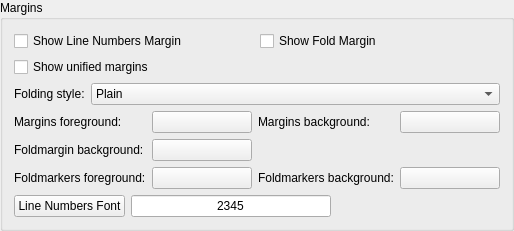
    <widget class="QGroupBox" name="groupBox">
     <property name="title">
      <string>Margins</string>
     </property>
     <layout class="QVBoxLayout" name="verticalLayout">
      <item>
       <layout class="QGridLayout" name="gridLayout_2">
        <item row="0" column="0">
         <widget class="QCheckBox" name="linenoCheckBox">
          <property name="toolTip">
           <string>Select whether line numbers margin should be shown.</string>
          </property>
          <property name="text">
           <string>Show Line Numbers Margin</string>
          </property>
         </widget>
        </item>
        <item row="0" column="1">
         <widget class="QCheckBox" name="foldingCheckBox">
          <property name="toolTip">
           <string>Select whether the fold margin should be shown.</string>
          </property>
          <property name="text">
           <string>Show Fold Margin</string>
          </property>
         </widget>
        </item>
        <item row="1" column="0">
         <widget class="QCheckBox" name="unifiedMarginsCheckBox">
          <property name="toolTip">
           <string>Select to show unified margins (like eric4 &lt; 4.3.0)</string>
          </property>
          <property name="text">
           <string>Show unified margins</string>
          </property>
         </widget>
        </item>
       </layout>
      </item>
      <item>
       <layout class="QHBoxLayout">
        <item>
         <widget class="QLabel" name="TextLabel1_4_2_2">
          <property name="text">
           <string>Folding style:</string>
          </property>
         </widget>
        </item>
        <item>
         <widget class="QComboBox" name="foldingStyleComboBox">
          <property name="sizePolicy">
           <sizepolicy hsizetype="Expanding" vsizetype="Fixed">
            <horstretch>0</horstretch>
            <verstretch>0</verstretch>
           </sizepolicy>
          </property>
          <property name="toolTip">
           <string>Select the folding style to be used in the folding margin</string>
          </property>
          <property name="whatsThis">
           <string>&lt;b&gt;Folding style&lt;/b&gt;
&lt;p&gt;Select the desired folding style to be used in the folding margin.&lt;/p&gt;
&lt;p&gt;The available styles are:
&lt;ul&gt;
&lt;li&gt;Plain - simple plus and minus symbols&lt;/li&gt;
&lt;li&gt;Circled - circled plus and minus symbols&lt;/li&gt;
&lt;li&gt;Boxed - boxed plus and minus symbols&lt;/li&gt;
&lt;li&gt;Circled Tree - circled plus and minus symbols and flattened tree with rounded corners&lt;/li&gt;
&lt;li&gt;Boxed Tree - boxed plus and minus symbols and flattened tree with rectangled corners&lt;/li&gt;
&lt;/ul&gt;
&lt;/p&gt;</string>
          </property>
          <item>
           <property name="text">
            <string>Plain</string>
           </property>
          </item>
          <item>
           <property name="text">
            <string>Circled</string>
           </property>
          </item>
          <item>
           <property name="text">
            <string>Boxed</string>
           </property>
          </item>
          <item>
           <property name="text">
            <string>Circled Tree</string>
           </property>
          </item>
          <item>
           <property name="text">
            <string>Boxed Tree</string>
           </property>
          </item>
          <item>
           <property name="text">
            <string>Arrow</string>
           </property>
          </item>
          <item>
           <property name="text">
            <string>Arrow Tree</string>
           </property>
          </item>
         </widget>
        </item>
       </layout>
      </item>
      <item>
       <layout class="QGridLayout" name="gridLayout">
        <item row="0" column="0">
         <widget class="QLabel" name="TextLabel2_2_2_2_2_6">
          <property name="text">
           <string>Margins foreground:</string>
          </property>
         </widget>
        </item>
        <item row="0" column="1">
         <widget class="QPushButton" name="marginsForegroundButton">
          <property name="minimumSize">
           <size>
            <width>100</width>
            <height>0</height>
           </size>
          </property>
          <property name="toolTip">
           <string>Select the foreground colour for the margins</string>
          </property>
          <property name="text">
           <string/>
          </property>
         </widget>
        </item>
        <item row="0" column="2">
         <widget class="QLabel" name="TextLabel2_2_2_2_2_7">
          <property name="text">
           <string>Margins background:</string>
          </property>
         </widget>
        </item>
        <item row="0" column="3">
         <widget class="QPushButton" name="marginsBackgroundButton">
          <property name="minimumSize">
           <size>
            <width>100</width>
            <height>0</height>
           </size>
          </property>
          <property name="toolTip">
           <string>Select the background colour for the margins</string>
          </property>
          <property name="text">
           <string/>
          </property>
         </widget>
        </item>
        <item row="1" column="0">
         <widget class="QLabel" name="TextLabel2_2_2_2_2_8">
          <property name="text">
           <string>Foldmargin background:</string>
          </property>
         </widget>
        </item>
        <item row="1" column="1">
         <widget class="QPushButton" name="foldmarginBackgroundButton">
          <property name="minimumSize">
           <size>
            <width>100</width>
            <height>0</height>
           </size>
          </property>
          <property name="toolTip">
           <string>Select the background colour for the foldmargin</string>
          </property>
          <property name="text">
           <string/>
          </property>
         </widget>
        </item>
        <item row="2" column="0">
         <widget class="QLabel" name="label">
          <property name="text">
           <string>Foldmarkers foreground:</string>
          </property>
         </widget>
        </item>
        <item row="2" column="1">
         <widget class="QPushButton" name="foldmarkersForegroundButton">
          <property name="minimumSize">
           <size>
            <width>100</width>
            <height>0</height>
           </size>
          </property>
          <property name="toolTip">
           <string>Select the foreground colour of the foldmarkers</string>
          </property>
          <property name="text">
           <string/>
          </property>
         </widget>
        </item>
        <item row="2" column="2">
         <widget class="QLabel" name="label_2">
          <property name="text">
           <string>Foldmarkers background:</string>
          </property>
         </widget>
        </item>
        <item row="2" column="3">
         <widget class="QPushButton" name="foldmarkersBackgroundButton">
          <property name="minimumSize">
           <size>
            <width>100</width>
            <height>0</height>
           </size>
          </property>
          <property name="toolTip">
           <string>Select the background colour of the foldmarkers</string>
          </property>
          <property name="text">
           <string/>
          </property>
         </widget>
        </item>
       </layout>
      </item>
      <item>
       <layout class="QHBoxLayout" name="horizontalLayout">
        <item>
         <widget class="QPushButton" name="linenumbersFontButton">
          <property name="toolTip">
           <string>Press to select the font for the editor line numbers</string>
          </property>
          <property name="text">
           <string>Line Numbers Font</string>
          </property>
         </widget>
        </item>
        <item>
         <widget class="QLineEdit" name="marginsFontSample">
          <property name="minimumSize">
           <size>
            <width>200</width>
            <height>0</height>
           </size>
          </property>
          <property name="focusPolicy">
           <enum>Qt::NoFocus</enum>
          </property>
          <property name="text">
           <string>2345</string>
          </property>
          <property name="alignment">
           <set>Qt::AlignHCenter</set>
          </property>
          <property name="readOnly">
           <bool>true</bool>
          </property>
         </widget>
        </item>
        <item>
         <spacer name="horizontalSpacer">
          <property name="orientation">
           <enum>Qt::Horizontal</enum>
          </property>
          <property name="sizeHint" stdset="0">
           <size>
            <width>40</width>
            <height>20</height>
           </size>
          </property>
         </spacer>
        </item>
       </layout>
      </item>
     </layout>
    </widget>
